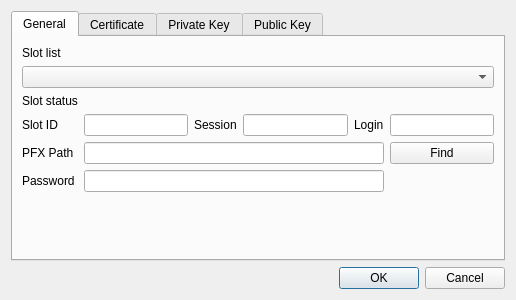
<?xml version="1.0" encoding="UTF-8"?>
<ui version="4.0">
 <class>ImportPFXDlg</class>
 <widget class="QDialog" name="ImportPFXDlg">
  <property name="geometry">
   <rect>
    <x>0</x>
    <y>0</y>
    <width>400</width>
    <height>300</height>
   </rect>
  </property>
  <property name="windowTitle">
   <string>Dialog</string>
  </property>
  <layout class="QVBoxLayout" name="verticalLayout">
   <item>
    <widget class="QTabWidget" name="tabWidget">
     <property name="currentIndex">
      <number>0</number>
     </property>
     <widget class="QWidget" name="tab">
      <attribute name="title">
       <string>General</string>
      </attribute>
      <layout class="QGridLayout" name="gridLayout">
       <item row="0" column="0">
        <widget class="QLabel" name="label">
         <property name="text">
          <string>Slot list</string>
         </property>
        </widget>
       </item>
       <item row="3" column="4">
        <widget class="QLabel" name="label_7">
         <property name="text">
          <string>Login</string>
         </property>
        </widget>
       </item>
       <item row="2" column="0">
        <widget class="QLabel" name="label_2">
         <property name="text">
          <string>Slot status</string>
         </property>
        </widget>
       </item>
       <item row="3" column="1">
        <widget class="QLineEdit" name="lineEdit"/>
       </item>
       <item row="3" column="3">
        <widget class="QLineEdit" name="lineEdit_2"/>
       </item>
       <item row="3" column="0">
        <widget class="QLabel" name="label_3">
         <property name="text">
          <string>Slot ID</string>
         </property>
        </widget>
       </item>
       <item row="3" column="2">
        <widget class="QLabel" name="label_6">
         <property name="text">
          <string>Session</string>
         </property>
        </widget>
       </item>
       <item row="4" column="0">
        <widget class="QLabel" name="label_4">
         <property name="text">
          <string>PFX Path</string>
         </property>
        </widget>
       </item>
       <item row="5" column="0">
        <widget class="QLabel" name="label_5">
         <property name="text">
          <string>Password</string>
         </property>
        </widget>
       </item>
       <item row="6" column="0">
        <spacer name="verticalSpacer">
         <property name="orientation">
          <enum>Qt::Vertical</enum>
         </property>
         <property name="sizeHint" stdset="0">
          <size>
           <width>20</width>
           <height>40</height>
          </size>
         </property>
        </spacer>
       </item>
       <item row="3" column="5">
        <widget class="QLineEdit" name="lineEdit_3"/>
       </item>
       <item row="4" column="5">
        <widget class="QPushButton" name="pushButton">
         <property name="text">
          <string>Find</string>
         </property>
        </widget>
       </item>
       <item row="4" column="1" colspan="4">
        <widget class="QLineEdit" name="lineEdit_4"/>
       </item>
       <item row="1" column="0" colspan="6">
        <widget class="QComboBox" name="comboBox"/>
       </item>
       <item row="5" column="1" colspan="4">
        <widget class="QLineEdit" name="lineEdit_5"/>
       </item>
      </layout>
     </widget>
     <widget class="QWidget" name="tab_2">
      <attribute name="title">
       <string>Certificate</string>
      </attribute>
      <layout class="QGridLayout" name="gridLayout_2">
       <item row="1" column="0">
        <widget class="QLabel" name="label_9">
         <property name="text">
          <string>ID</string>
         </property>
        </widget>
       </item>
       <item row="5" column="0">
        <spacer name="verticalSpacer_2">
         <property name="orientation">
          <enum>Qt::Vertical</enum>
         </property>
         <property name="sizeHint" stdset="0">
          <size>
           <width>20</width>
           <height>40</height>
          </size>
         </property>
        </spacer>
       </item>
       <item row="3" column="3">
        <widget class="QComboBox" name="comboBox_3"/>
       </item>
       <item row="0" column="0">
        <widget class="QLabel" name="label_8">
         <property name="text">
          <string>Label</string>
         </property>
        </widget>
       </item>
       <item row="3" column="2">
        <widget class="QCheckBox" name="checkBox_3">
         <property name="text">
          <string>Sensitive</string>
         </property>
        </widget>
       </item>
       <item row="4" column="0">
        <widget class="QCheckBox" name="checkBox_2">
         <property name="text">
          <string>Token</string>
         </property>
        </widget>
       </item>
       <item row="3" column="1">
        <widget class="QComboBox" name="comboBox_2"/>
       </item>
       <item row="3" column="0">
        <widget class="QCheckBox" name="checkBox">
         <property name="text">
          <string>Private</string>
         </property>
        </widget>
       </item>
       <item row="2" column="0">
        <widget class="QLabel" name="label_10">
         <property name="text">
          <string>Attributes</string>
         </property>
        </widget>
       </item>
       <item row="3" column="4">
        <widget class="QCheckBox" name="checkBox_4">
         <property name="text">
          <string>Modifiable</string>
         </property>
        </widget>
       </item>
       <item row="3" column="5">
        <widget class="QComboBox" name="comboBox_4"/>
       </item>
       <item row="4" column="1">
        <widget class="QComboBox" name="comboBox_5"/>
       </item>
       <item row="0" column="1" colspan="5">
        <widget class="QLineEdit" name="lineEdit_6"/>
       </item>
       <item row="1" column="1" colspan="5">
        <widget class="QLineEdit" name="lineEdit_7"/>
       </item>
      </layout>
     </widget>
     <widget class="QWidget" name="tab_3">
      <attribute name="title">
       <string>Private Key</string>
      </attribute>
      <layout class="QGridLayout" name="gridLayout_3">
       <item row="0" column="0">
        <widget class="QLabel" name="label_11">
         <property name="text">
          <string>Label</string>
         </property>
        </widget>
       </item>
       <item row="2" column="0">
        <widget class="QLabel" name="label_13">
         <property name="text">
          <string>ID</string>
         </property>
        </widget>
       </item>
       <item row="3" column="0">
        <widget class="QLabel" name="label_14">
         <property name="text">
          <string>Attributes</string>
         </property>
        </widget>
       </item>
       <item row="5" column="0">
        <widget class="QCheckBox" name="checkBox_6">
         <property name="text">
          <string>Unwrap</string>
         </property>
        </widget>
       </item>
       <item row="6" column="0">
        <widget class="QCheckBox" name="checkBox_7">
         <property name="text">
          <string>Derive</string>
         </property>
        </widget>
       </item>
       <item row="7" column="0">
        <spacer name="verticalSpacer_3">
         <property name="orientation">
          <enum>Qt::Vertical</enum>
         </property>
         <property name="sizeHint" stdset="0">
          <size>
           <width>20</width>
           <height>40</height>
          </size>
         </property>
        </spacer>
       </item>
       <item row="4" column="4">
        <widget class="QCheckBox" name="checkBox_9">
         <property name="text">
          <string>Sign</string>
         </property>
        </widget>
       </item>
       <item row="4" column="2">
        <widget class="QCheckBox" name="checkBox_8">
         <property name="text">
          <string>Decrypt</string>
         </property>
        </widget>
       </item>
       <item row="4" column="0">
        <widget class="QCheckBox" name="checkBox_5">
         <property name="text">
          <string>Private</string>
         </property>
        </widget>
       </item>
       <item row="1" column="0">
        <widget class="QLabel" name="label_12">
         <property name="text">
          <string>Subject</string>
         </property>
        </widget>
       </item>
       <item row="4" column="3">
        <widget class="QComboBox" name="comboBox_7"/>
       </item>
       <item row="4" column="1">
        <widget class="QComboBox" name="comboBox_6"/>
       </item>
       <item row="4" column="5">
        <widget class="QComboBox" name="comboBox_8"/>
       </item>
       <item row="5" column="1">
        <widget class="QComboBox" name="comboBox_9"/>
       </item>
       <item row="6" column="1">
        <widget class="QComboBox" name="comboBox_10"/>
       </item>
       <item row="5" column="3">
        <widget class="QComboBox" name="comboBox_11"/>
       </item>
       <item row="6" column="3">
        <widget class="QComboBox" name="comboBox_12"/>
       </item>
       <item row="5" column="5">
        <widget class="QComboBox" name="comboBox_13"/>
       </item>
       <item row="6" column="5">
        <widget class="QComboBox" name="comboBox_14"/>
       </item>
       <item row="5" column="2">
        <widget class="QCheckBox" name="checkBox_10">
         <property name="text">
          <string>Modifiable</string>
         </property>
        </widget>
       </item>
       <item row="6" column="2">
        <widget class="QCheckBox" name="checkBox_11">
         <property name="text">
          <string>Extractable</string>
         </property>
        </widget>
       </item>
       <item row="5" column="4">
        <widget class="QCheckBox" name="checkBox_12">
         <property name="text">
          <string>Sensitive</string>
         </property>
        </widget>
       </item>
       <item row="6" column="4">
        <widget class="QCheckBox" name="checkBox_13">
         <property name="text">
          <string>Token</string>
         </property>
        </widget>
       </item>
       <item row="0" column="1" colspan="5">
        <widget class="QLineEdit" name="lineEdit_8"/>
       </item>
       <item row="1" column="1" colspan="5">
        <widget class="QLineEdit" name="lineEdit_9"/>
       </item>
       <item row="2" column="1" colspan="5">
        <widget class="QLineEdit" name="lineEdit_10"/>
       </item>
      </layout>
     </widget>
     <widget class="QWidget" name="tab_4">
      <attribute name="title">
       <string>Public Key</string>
      </attribute>
      <layout class="QGridLayout" name="gridLayout_4">
       <item row="1" column="0">
        <widget class="QLabel" name="label_16">
         <property name="text">
          <string>ID</string>
         </property>
        </widget>
       </item>
       <item row="3" column="4">
        <widget class="QCheckBox" name="checkBox_18">
         <property name="text">
          <string>Wrap</string>
         </property>
        </widget>
       </item>
       <item row="2" column="0">
        <widget class="QLabel" name="label_17">
         <property name="text">
          <string>Attributes</string>
         </property>
        </widget>
       </item>
       <item row="4" column="0">
        <widget class="QCheckBox" name="checkBox_15">
         <property name="text">
          <string>Verify</string>
         </property>
        </widget>
       </item>
       <item row="3" column="1">
        <widget class="QComboBox" name="comboBox_15"/>
       </item>
       <item row="3" column="0">
        <widget class="QCheckBox" name="checkBox_14">
         <property name="text">
          <string>Private</string>
         </property>
        </widget>
       </item>
       <item row="3" column="3">
        <widget class="QComboBox" name="comboBox_16"/>
       </item>
       <item row="0" column="0">
        <widget class="QLabel" name="label_15">
         <property name="text">
          <string>Label</string>
         </property>
        </widget>
       </item>
       <item row="3" column="2">
        <widget class="QCheckBox" name="checkBox_17">
         <property name="text">
          <string>Encrypt</string>
         </property>
        </widget>
       </item>
       <item row="5" column="0">
        <widget class="QCheckBox" name="checkBox_16">
         <property name="text">
          <string>Token</string>
         </property>
        </widget>
       </item>
       <item row="6" column="0">
        <spacer name="verticalSpacer_4">
         <property name="orientation">
          <enum>Qt::Vertical</enum>
         </property>
         <property name="sizeHint" stdset="0">
          <size>
           <width>20</width>
           <height>40</height>
          </size>
         </property>
        </spacer>
       </item>
       <item row="3" column="5">
        <widget class="QComboBox" name="comboBox_17"/>
       </item>
       <item row="4" column="1">
        <widget class="QComboBox" name="comboBox_18"/>
       </item>
       <item row="5" column="1">
        <widget class="QComboBox" name="comboBox_19"/>
       </item>
       <item row="4" column="3">
        <widget class="QComboBox" name="comboBox_20"/>
       </item>
       <item row="4" column="5">
        <widget class="QComboBox" name="comboBox_21"/>
       </item>
       <item row="4" column="2">
        <widget class="QCheckBox" name="checkBox_19">
         <property name="text">
          <string>Derive</string>
         </property>
        </widget>
       </item>
       <item row="4" column="4">
        <widget class="QCheckBox" name="checkBox_20">
         <property name="text">
          <string>Modifiable</string>
         </property>
        </widget>
       </item>
       <item row="0" column="1" colspan="5">
        <widget class="QLineEdit" name="lineEdit_11"/>
       </item>
       <item row="1" column="1" colspan="5">
        <widget class="QLineEdit" name="lineEdit_12"/>
       </item>
      </layout>
     </widget>
    </widget>
   </item>
   <item>
    <widget class="QDialogButtonBox" name="buttonBox">
     <property name="orientation">
      <enum>Qt::Horizontal</enum>
     </property>
     <property name="standardButtons">
      <set>QDialogButtonBox::Cancel|QDialogButtonBox::Ok</set>
     </property>
    </widget>
   </item>
  </layout>
 </widget>
 <resources/>
 <connections>
  <connection>
   <sender>buttonBox</sender>
   <signal>accepted()</signal>
   <receiver>ImportPFXDlg</receiver>
   <slot>accept()</slot>
   <hints>
    <hint type="sourcelabel">
     <x>248</x>
     <y>254</y>
    </hint>
    <hint type="destinationlabel">
     <x>157</x>
     <y>274</y>
    </hint>
   </hints>
  </connection>
  <connection>
   <sender>buttonBox</sender>
   <signal>rejected()</signal>
   <receiver>ImportPFXDlg</receiver>
   <slot>reject()</slot>
   <hints>
    <hint type="sourcelabel">
     <x>316</x>
     <y>260</y>
    </hint>
    <hint type="destinationlabel">
     <x>286</x>
     <y>274</y>
    </hint>
   </hints>
  </connection>
 </connections>
</ui>
